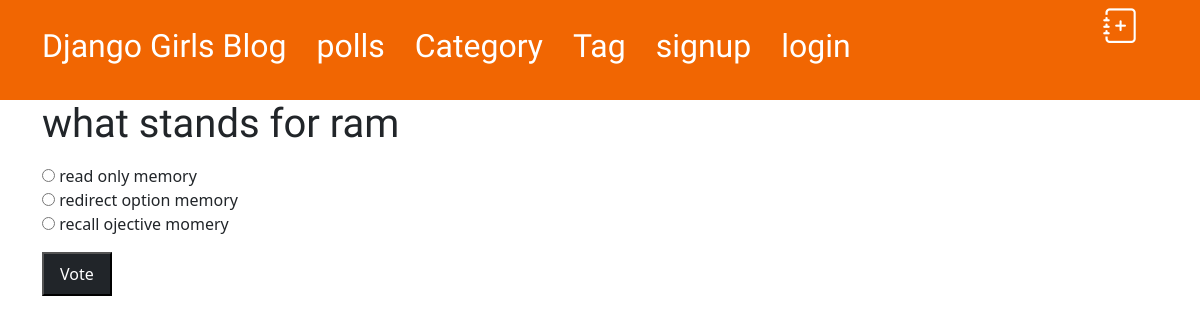
The app's page /polls/2/ with its own data.
### polls/models.py (models this page shows)
class Question(models.Model):
    question_text = models.CharField(max_length=200)
    pub_date = models.DateTimeField('date published')

class Choice(models.Model):
    question = models.ForeignKey(Question, on_delete=models.CASCADE)
    choice_text = models.CharField(max_length=200)
    votes = models.IntegerField(default=0)

### polls/views.py (the view)
# urls.py: path('<int:pk>/', views.DetailView.as_view(), name='detail'),
class DetailView(generic.DetailView):
    model = Question
    template_name = 'polls/detail.html'

### polls/templates/polls/detail.html (shortened to what this page needs)
{% extends 'polls/base.html' %}
{% block content %}
<form action="{% url 'polls:vote' question.id %}" method="post">
    <fieldset>
        <legend><h1>{{ question.question_text }}</h1></legend>
        {% for choice in question.choice_set.all %}
            <input type="radio" name="choice" id="choice{{ forloop.counter }}" value="{{ choice.id }}">
            <label for="choice{{ forloop.counter }}">{{ choice.choice_text }}</label><br>
        {% endfor %}
    </fieldset>
    <input type="submit" value="Vote" class="bg-dark text-white px-3 py-2 my-3 ">
    </form>
    {% endblock %}

### blog/static/css/blog.css (style rules this page uses)
* { margin: 0px; padding: 0px; }
h1, h2, h3, h4 { font-family: 'Lobster', cursive; }

### records on screen
Question: question_text "what stands for ram"
Choice: choice_text "read only memory"
Choice: choice_text "redirect option memory"
Choice: choice_text "recall ojective momery"
